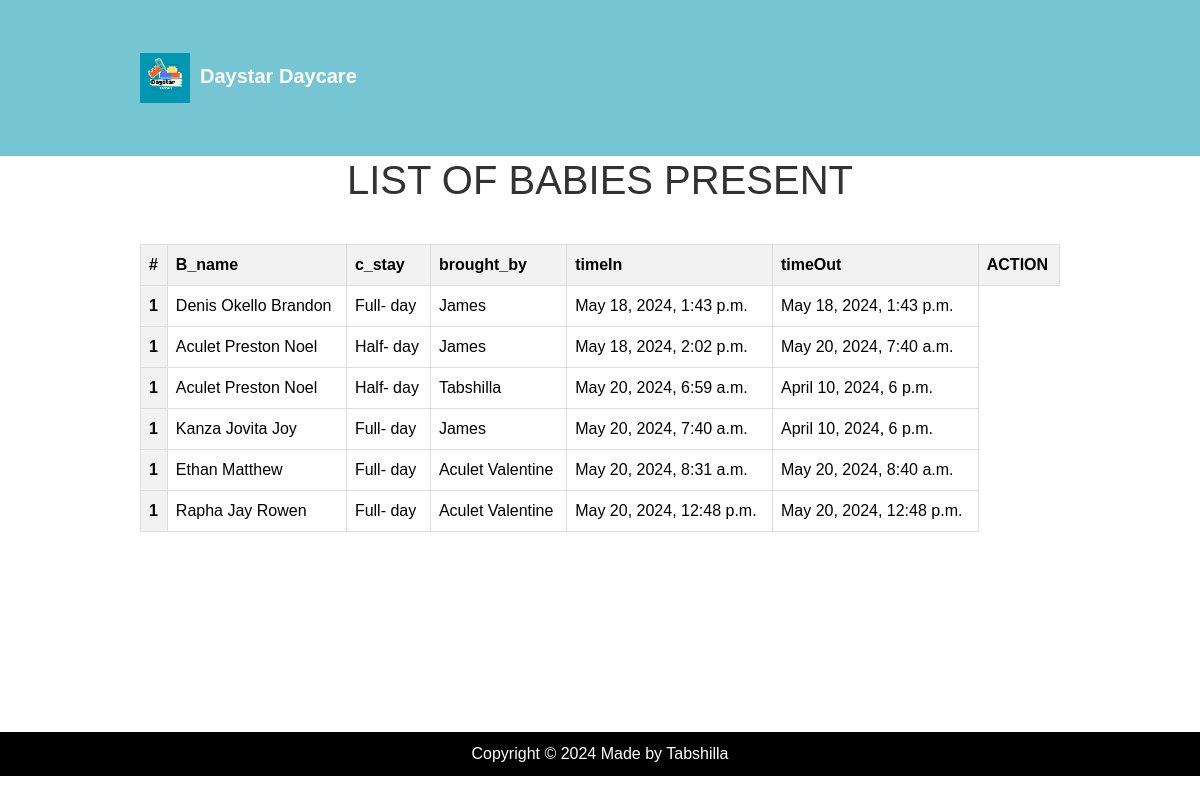
The page /present_babies/ on the database as committed earlier.
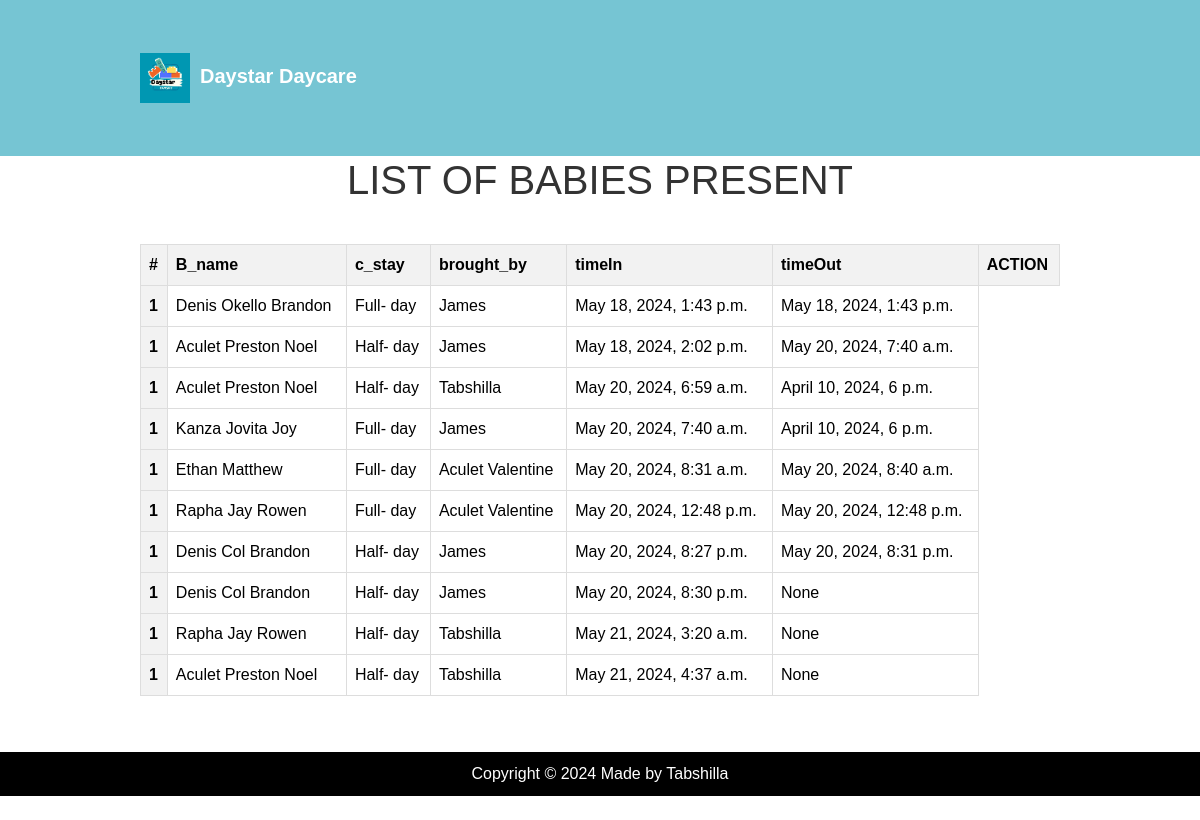
The same page on the database as committed later.
### DaystarApp/models.py (models this page shows, shortened)
class BabyAttendance(models.Model):
    B_name = models.ForeignKey(BabyReg, on_delete=models.CASCADE,null=True, blank=True)
    c_stay = models.ForeignKey(Categorystay, on_delete=models.CASCADE,null=True, blank=True)
    brought_by = models.CharField(max_length=100, null=True, blank=True)
    timeIn = models.DateTimeField(auto_now_add=True)
    timeOut = models.DateTimeField(null=True,blank=True)
    assignSitter = models.ForeignKey(Sitter, on_delete=models.CASCADE, null=True, blank=True)

class BabyReg(models.Model):
    B_name = models.CharField(max_length=100,null=True, blank=True)
    age = models.CharField(max_length=100,null=True, blank=True)
    gender = models.CharField(choices=[('female', 'female'),('male','male')], max_length=100, null=False)
    location = models.CharField(max_length=100,null=True,)
    mothers_name = models.CharField(max_length=100, null=True, blank=True)
    fathers_name = models.CharField(max_length=100, null=True, blank=True)
    mothers_phone = models.IntegerField(null=True, blank=True)
    fathers_phone = models.IntegerField(null=True, blank=True)
    B_number = models.IntegerField(null=True, blank=True)
    def __str__(self):
        return self.B_name

class Categorystay(models.Model):
    name = models.CharField(max_length=100,null=True, blank=True)
    def __str__(self):
        return self.name

### DaystarApp/views.py (the view)
# urls.py: path('present_babies/', views.present_babies, name='present_babies'),
def present_babies(request):
    attendance_list = BabyAttendance.objects.all()
    return render(request, 'DaystarApp/presentbabies.html', {'attendance_list': attendance_list})

### DaystarApp/templates/DaystarApp/presentbabies.html (shortened to what this page needs)
{% extends "DaystarApp/base.html" %}
{% block content  %}
<h1>LIST OF BABIES PRESENT
</h1>
<div class="container-fluid">
<table class="table">
    <thead>
      <tr>
        <th>#</th>
        <th scope="col">B_name</th>
        <th scope="col">c_stay</th>
        <th scope="col">brought_by</th>
        <th scope="col">timeIn</th>
        <th scope="col">timeOut</th>
        <th scope='col'>ACTION</th>
      </tr>
    </thead>
    <tbody>
        {% for BabyAttendance in attendance_list %}
      <tr>
        <th scope="row">1</th>
        <td>{{ BabyAttendance.B_name }}</td>
        <td>{{ BabyAttendance.c_stay }}</td>
        <td>{{ BabyAttendance.brought_by }}</td>
        <td>{{ BabyAttendance.timeIn }}</td>
        <td>{{ BabyAttendance.timeOut }}</td>
      </tr>
      {% endfor %}
    </tbody>
  </table>
{% endblock %}

### DaystarApp/templates/DaystarApp/base.html (shortened to what this page needs)
{% load static %}
<!DOCTYPE html>
<html lang="en">
<head>
</head>
<link href="https://cdn.jsdelivr.net/npm/bootstrap@5.3.3/dist/css/bootstrap.min.css" rel="stylesheet"
 />
<link rel="stylesheet" href="{% static 'DaystarApp/css/style.css' %}">
<link rel="stylesheet" href="https://cdnjs.cloudflare.com/ajax/libs/font-awesome/6.0.0-beta3/css/all.min.css">
<body>
    <nav class="navbar navbar-expand-lg " style="background-color: #76c5d3;">
      <div class="container-fluid">
          <a class="navbar-brand" href="{% url 'about' %}"><img src="{% static 'DaystarLogo.png' %}" alt="Daystar Image" style=" height: 50px; width: auto; margin-right: 10px;"><strong style="color: white;">Daystar Daycare </strong></a>
  </nav>
  <main>
      {% block content %}
      {% endblock %}
    </main>
    <footer class="mt-auto mb-4">
      <div class="text-center">
        <span>Copyright &copy; <script>document.write(new Date().getFullYear())</script> Made by Tabshilla</span>
      </div>
    </footer>
  </body>
  </html>

### DaystarApp/static/DaystarApp/css/style.css (style rules this page uses)
.table { width: 100%; border-collapse: collapse; }
.table th, .table td { padding: 8px; text-align: left; border-bottom: 1px solid #ddd; }
.table th { background-color: #f2f2f2; font-weight: bold; }
.table tbody tr:nth-child(even) { background-color: #f2f2f2; }
.table th, .table td { padding: 8px; text-align: left; border: 1px solid #ddd; }

### DaystarApp/templates/DaystarApp/base.html (style rules this page uses)
body { display: flex; flex-direction: column; min-height: 100vh; }
main { flex: 1; }
footer { background-color: black; color: white; padding: 10px 0; text-align: center; width: 100%; }
.navbar { background-color: #76c5d3; }
.navbar-brand { color: white; font-weight: bold; }

### DaystarApp/templates/DaystarApp/presentbabies.html (style rules this page uses)
body { font-family: Arial, sans-serif; }
h1 { color: #333; text-align: center; }
.container-fluid { margin: 20px auto; padding: 20px; width: 80%; }
table { width: 100%; border-collapse: collapse; }
th, td { padding: 10px; text-align: left; border-bottom: 1px solid #ddd; }
th { background-color: #f2f2f2; }
tr:nth-child(even) { background-color: #f2f2f2; }
th, td { white-space: nowrap; }

Rows that differ between the two databases and show on the page:
added BabyAttendance: B_name "Denis Col Brandon", c_stay "Half- day", brought_by "James", timeIn "May 20, 2024, 8:27 p.m.", timeOut "May 20, 2024, 8:31 p.m."
added BabyAttendance: B_name "Denis Col Brandon", c_stay "Half- day", brought_by "James", timeIn "May 20, 2024, 8:30 p.m.", timeOut "None"
added BabyAttendance: B_name "Rapha Jay Rowen", c_stay "Half- day", brought_by "Tabshilla", timeIn "May 21, 2024, 3:20 a.m.", timeOut "None"
added BabyAttendance: B_name "Aculet Preston Noel", c_stay "Half- day", brought_by "Tabshilla", timeIn "May 21, 2024, 4:37 a.m.", timeOut "None"
